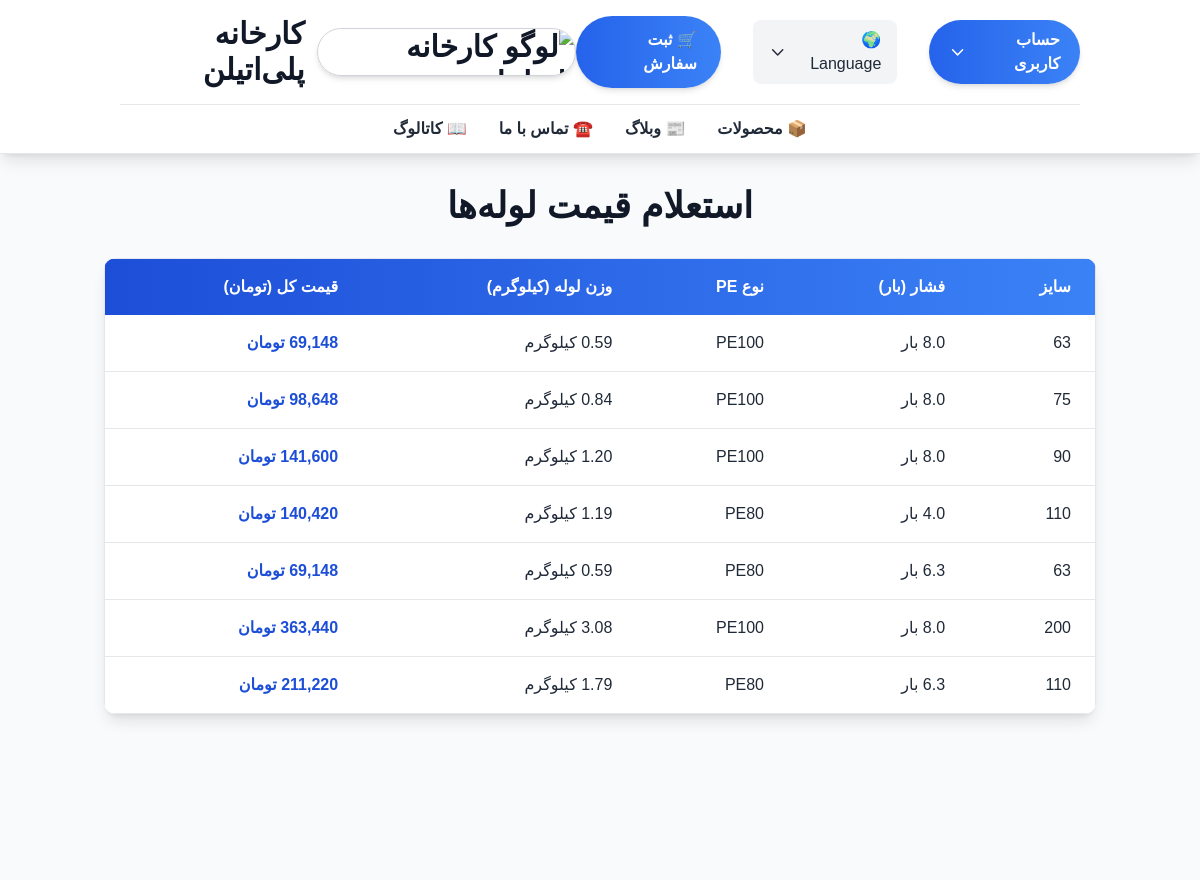
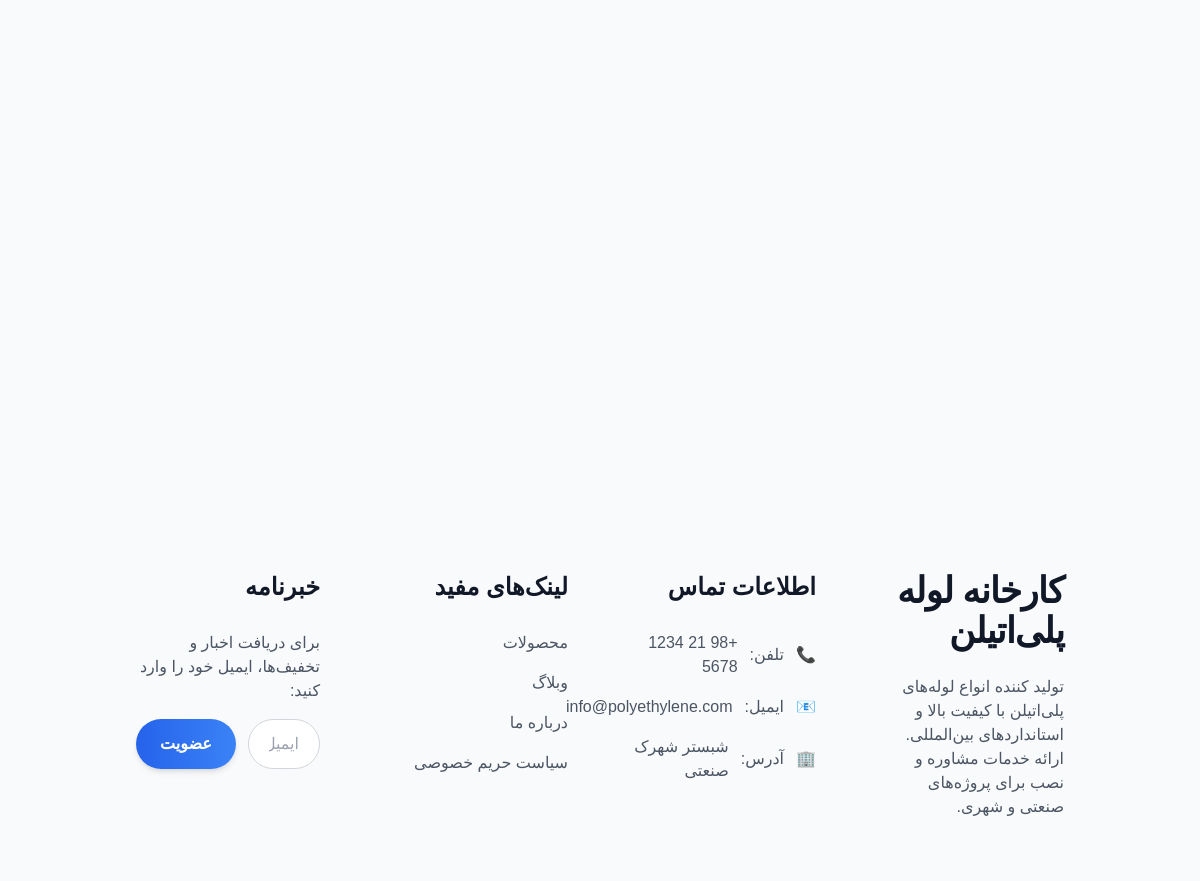
Page /pricing/price-inquiry/ on the committed database (2 pictures, top to bottom).
### shop/models.py (models this page shows, shortened)
class Product(models.Model):
    PE_CHOICES = [
        ("PE80", "PE80"),
        ("PE100", "PE100"),
    ]
    name = models.CharField(max_length=200, verbose_name="نام محصول")
    image = models.ImageField(upload_to="products/", verbose_name="تصویر محصول")
    description = models.TextField(blank=True, null=True, verbose_name="توضیحات کوتاه")
    size = models.IntegerField(
        verbose_name="سایز لوله/اینچ",
    )
    pressure = models.DecimalField(
        verbose_name="بار",
        max_digits=5,
        decimal_places=1,
        default=6.0
    )
    pe_type = models.CharField(max_length=10, choices=PE_CHOICES, verbose_name="نوع پلی‌اتیلن", default="PE100")

### price/models.py (models this page shows, shortened)
class PipePrice(models.Model):
    PE_CHOICES = [
        ("PE80", "PE80"),
        ("PE100", "PE100"),
    ]
    product = models.OneToOneField(
        Product,
        on_delete=models.CASCADE,
        related_name="price",
        verbose_name="محصول مرتبط",
        null=True,
        blank=True
    )
    size = models.CharField(max_length=50, verbose_name="سایز لوله")
    pressure = models.DecimalField(
        max_digits=5,
        decimal_places=1,
        verbose_name="بار",
        default=6.0
    )
    pe_type = models.CharField(max_length=5, choices=PE_CHOICES, verbose_name="نوع PE")
    weight = models.FloatField(verbose_name="وزن لوله (کیلوگرم)", default=0.0)
    price_per_kg = models.IntegerField(verbose_name="قیمت هر کیلوگرم (تومان)", default=0)
    def total_price(self):
        return int(self.weight * self.price_per_kg)

### pricing/views.py (the view)
# urls.py: path("price-inquiry/", PriceInquiryView.as_view(), name="price_inquiry"),
class PriceInquiryView(ListView):
    model = Product
    template_name = "pricing/price_inquiry.html"
    context_object_name = "pipes"  # برای سازگاری با قالب فعلی
    def get_queryset(self):
        queryset = super().get_queryset().select_related("price")
        queryset = queryset.filter(price__isnull=False)
        return queryset
    def get_context_data(self, **kwargs):
        context = super().get_context_data(**kwargs)
        return context

### pricing/templates/pricing/price_inquiry.html (shortened to what this page needs)
{% extends "base.html" %}
{% load i18n %}
{% load humanize %}
{% block extra_head %}
    <link href="https://cdn.jsdelivr.net/npm/vazir-font@33.0.3/dist/font-face.css" rel="stylesheet">
{% endblock %}
{% block content %}
<div class="container mx-auto px-4 py-8">
    <h1 class="text-3xl md:text-4xl font-bold text-center mb-8 text-gray-900">
        {% trans "استعلام قیمت لوله‌ها" %}
    </h1>
    <div class="hidden sm:block overflow-x-auto rounded-xl shadow-lg">
        <table class="min-w-full bg-white border border-gray-200 rounded-xl">
            <thead class="bg-gradient-to-r from-blue-700 to-blue-500 text-white">
                <tr>
                    <th class="px-6 py-4 text-right font-semibold">{% trans "سایز" %}</th>
                    <th class="px-6 py-4 text-right font-semibold">{% trans "فشار (بار)" %}</th>
                    <th class="px-6 py-4 text-right font-semibold">{% trans "نوع PE" %}</th>
                    <th class="px-6 py-4 text-right font-semibold">{% trans "وزن لوله (کیلوگرم)" %}</th>
                    <th class="px-6 py-4 text-right font-semibold">{% trans "قیمت کل (تومان)" %}</th>
                </tr>
            </thead>
            <tbody class="divide-y divide-gray-200">
                {% for pipe in pipes %}
                <tr class="hover:bg-blue-50 transition-colors duration-200">
                    <td class="px-6 py-4 text-right text-gray-800">{{ pipe.size }}</td>
                    <td class="px-6 py-4 text-right text-gray-800">{{ pipe.pressure }} {% trans "بار" %}</td>
                    <td class="px-6 py-4 text-right text-gray-800">{{ pipe.pe_type }}</td>
                    <td class="px-6 py-4 text-right text-gray-800">
                        {{ pipe.price.weight|floatformat:2 }} {% trans "کیلوگرم" %}
                    </td>
                    <td class="px-6 py-4 text-right font-bold text-blue-700">
                        {{ pipe.price.total_price|intcomma }} {% trans "تومان" %}
                    </td>
                </tr>
                {% empty %}
                <tr>
                    <td colspan="5" class="px-6 py-8 text-center text-gray-500">
                        {% trans "هیچ لوله‌ای یافت نشد." %}
                    </td>
                </tr>
                {% endfor %}
            </tbody>
        </table>
    </div>
</div>
{% endblock %}

### pricing/templates/pricing/price_inquiry.html (style rules this page uses)
body, table, th, td, h1, span { font-family: 'Vazir', sans-serif !important; direction: rtl; text-align: right; }

### rows in the picture
Product: size "63", pe_type "PE100", price.weight "0.59", price.total_price "69,148"
Product: size "75", pe_type "PE100", price.weight "0.84", price.total_price "98,648"
Product: size "90", pe_type "PE100", price.weight "1.20", price.total_price "141,600"
Product: size "110", pe_type "PE80", price.weight "1.19", price.total_price "140,420"
Product: size "63", pe_type "PE80", price.weight "0.59", price.total_price "69,148"
Product: size "200", pe_type "PE100", price.weight "3.08", price.total_price "363,440"
Product: size "110", pe_type "PE80", price.weight "1.79", price.total_price "211,220"
